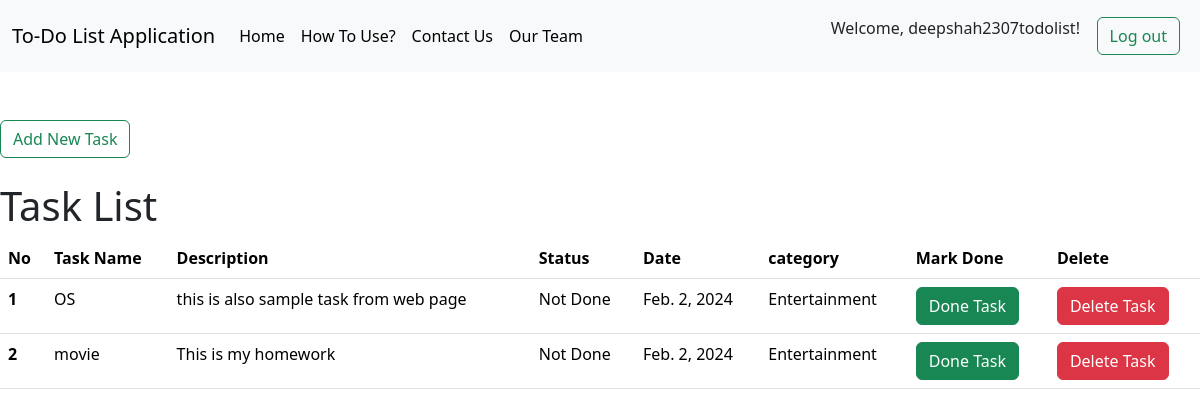
The app's page / (signed in), older data.
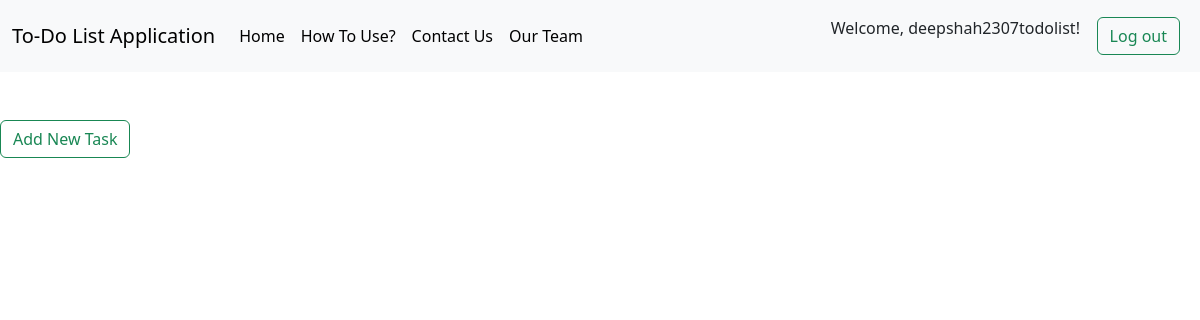
The same page, newer data.
### todolistapp/models.py (models this page shows)
class Task(models.Model):
    tname=models.CharField(max_length=250)
    desc=models.TextField()
    status=models.CharField(max_length=50)
    date=models.DateField()
    email=models.CharField(max_length=250)
    category=models.CharField(max_length=100)
    def __str__(self) -> str:
        return self.tname

### todolistapp/views.py (the view)
# urls.py: path('',views.index,name="index"),
def index(request):
    if 'email' not in request.session:
        return redirect('/login')
    else:
        ins=Task.objects.filter(email=request.session['email'])
        print(ins)
        return render(request,"index.html",{'ins':ins})
    return render(request,'index.html')

### templates/index.html (shortened to what this page needs)
{% extends "base.html" %}
{% block body %}
<br><br>
<a class="btn btn-outline-success me-2" href='/add_task' target="_blank">Add New Task</a>
<br><br>
{% if ins %}
<h1>Task List</h1>
<table class="table">
  <thead>
    <tr>
      <th scope="col">No</th>
      <th scope="col">Task Name</th>
      <th scope="col">Description</th>
      <th scope="col">Status</th>
      <th scope="col">Date</th>
      <th scope="col">category</th>
      <th scope="col">Mark Done</th>
      <th scope="col">Delete</th>
    </tr>
  </thead>
  <tbody>
{% for i in ins %}
  <tr>
    <th scope="row">{{forloop.counter}}</th>
    <td>{{i.tname}}</td>
    <td>{{i.desc}}</td>
    <td>{{i.status}}</td>
    <td>{{i.date}}</td>
    <td>{{i.category}}</td>
    <td><a href="/taskdone/{{i.id}}" class="btn btn-success">Done Task</a></td>
    <td><a href="/delete/{{i.id}}" class="btn btn-danger">Delete Task</a></td>
  </tr>
{% endfor %}
</tbody>
{% endif %}
{% endblock body %}

### templates/base.html (shortened to what this page needs)
<!doctype html>
<html lang="en">
  <head>
    <link href="https://cdn.jsdelivr.net/npm/bootstrap@5.3.2/dist/css/bootstrap.min.css" rel="stylesheet">
  </head>
  <body>
    <nav class="navbar navbar-expand-lg bg-body-tertiary">
        <div class="container-fluid">
          <a class="navbar-brand" href="/">To-Do List Application</a>
          <div class="collapse navbar-collapse" id="navbarSupportedContent">
            <ul class="navbar-nav me-auto mb-2 mb-lg-0">
              <li class="nav-item">
                <a class="nav-link active" aria-current="page" href="/" >Home</a>
              </li>
              <li class="nav-item">
                <a class="nav-link active" aria-current="page" href="/how_to_use" target="_blank">How To Use?</a>
              </li>
              <li class="nav-item">
                <a class="nav-link active" aria-current="page" href="/contact" target="_blank">Contact Us</a>
              </li>
              <li class="nav-item">
                <a class="nav-link active" aria-current="page" href="/team" target="_blank">Our Team</a>
              </li>
            </ul>
            <nav class="navbar bg-body-tertiary">
              {% if request.session.email %}
                  <p>Welcome, {{ request.session.name }}!&nbsp;&nbsp;&nbsp;&nbsp;</p>
                  <a class="btn btn-outline-success me-2" href='/logout' target="_blank">Log out</a>
                {% else %}
                <a class="btn btn-outline-success me-2" href='/login' target="_blank">Log in</a>
                <a class="btn btn-outline-success me-2" href='/signup' target="_blank">Sign Up</a>
                {% endif %}
              </nav>
          </div>
        </div>
      </nav>
    {% block body %}{% endblock body %}
</body>
</html>

Row changes from the older to the newer data that the page shows:
removed Task: tname "OS", desc "this is also sample task from web page", status "Not Done", date "Feb. 2, 2024", category "Entertainment"
removed Task: tname "movie", desc "This is my homework", status "Not Done", date "Feb. 2, 2024", category "Entertainment"
Text that changed along with them:
text no longer shown: "Task List No Task Name Description Status Date category Mark Done Delete"
